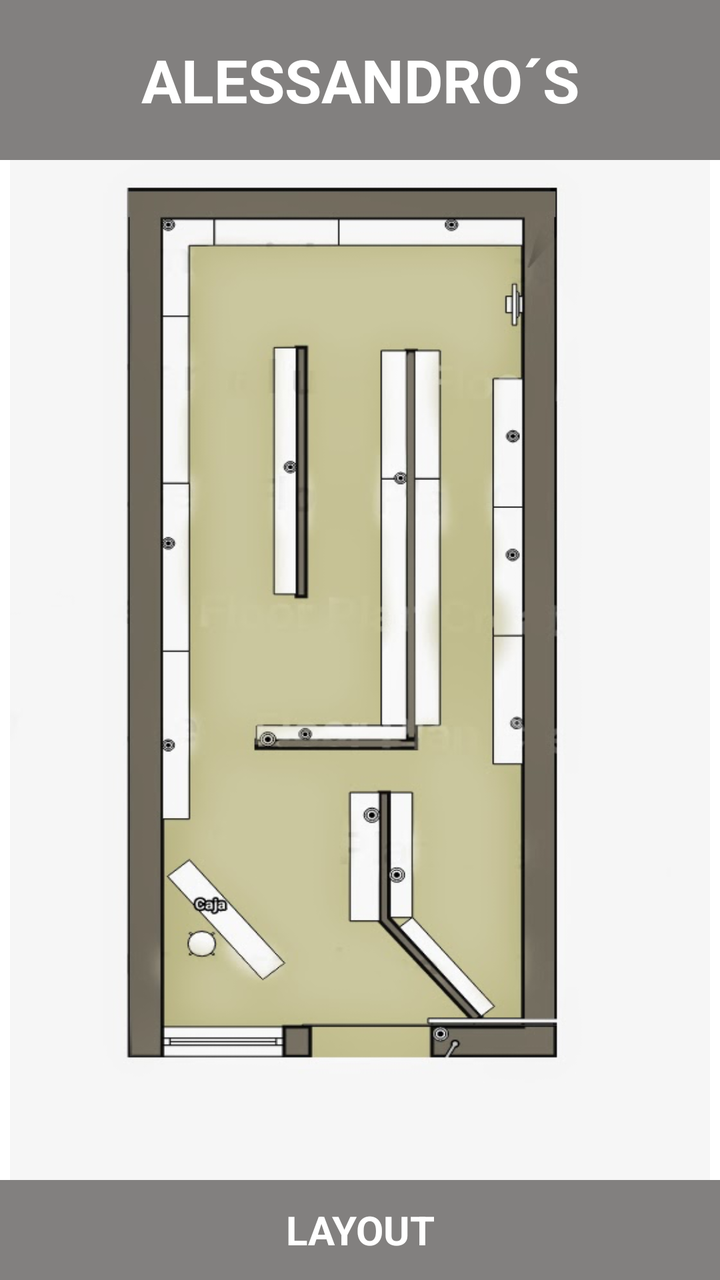
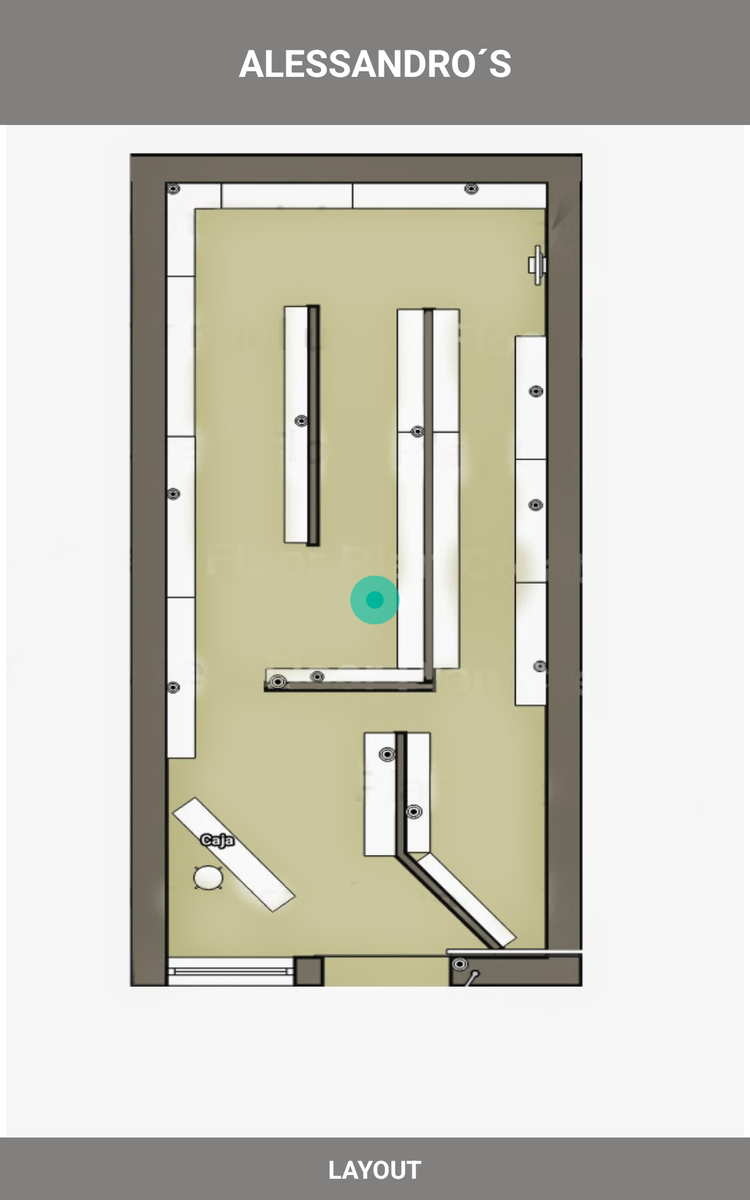

Two renders of one Android screen. The first uses the default layout on a phone; the second uses the alternative layout the repository ships for a different screen configuration, on a matching device. The two XML files are below.
<!-- AndroidManifest.xml: application theme AppBaseTheme -->
<!-- res/layout/fragment_store_map.xml -->
<?xml version="1.0" encoding="utf-8"?>
<FrameLayout xmlns:android="http://schemas.android.com/apk/res/android"
    android:background="@android:color/white"
    android:layout_width="match_parent"
    android:layout_height="match_parent">

    <ImageView
        android:layout_width="match_parent"
        android:layout_height="match_parent"
        android:paddingTop="40dp"
        android:paddingLeft="5dp"
        android:paddingRight="5dp"
        android:scaleType="fitXY"
        android:id="@+id/imageView9"
        android:src="@drawable/plano" />

    <TextView
        android:layout_width="match_parent"
        android:layout_height="80dp"
        android:gravity="center"
        android:textStyle="bold"
        android:textSize="30sp"
        android:background="#82807F"
        android:textColor="@android:color/white"
        android:text="ALESSANDRO´S" />

    <TextView
        android:layout_width="match_parent"
        android:layout_height="50dp"
        android:gravity="center"
        android:layout_gravity="bottom"
        android:textStyle="bold"
        android:textSize="20sp"
        android:background="#82807F"
        android:text="LAYOUT"
        android:textColor="@android:color/white"/>

</FrameLayout>
<!-- resources referenced by this layout -->
<resources>
  <!-- drawable plano: png bitmap (drawable-xhdpi, 137496 bytes) -->
  <!-- from res/values-v21/ -->
  <style name="AppBaseTheme" parent="android:Theme.Material.Light.DarkActionBar">
          <item name="android:colorPrimary">@color/blue_app</item>
          <item name="android:colorPrimaryDark">@color/blue</item>
          <item name="android:colorAccent">@color/white</item>
      </style>
  <color name="blue_app">#2196F3</color>
  <color name="blue">#2c64af</color>
  <color name="white">#FFFFFF</color>
</resources>
<!-- res/layout-large/fragment_store_map.xml (the repository's variant of the layout above) -->
<!-- drawn on a 7-inch tablet held upright -->
<?xml version="1.0" encoding="utf-8"?>
<FrameLayout xmlns:android="http://schemas.android.com/apk/res/android"
    android:background="@android:color/white"
    android:layout_width="match_parent"
    android:layout_height="match_parent">

    <ImageView
        android:layout_width="match_parent"
        android:layout_height="match_parent"
        android:paddingTop="40dp"
        android:paddingLeft="5dp"
        android:paddingRight="5dp"
        android:scaleType="fitXY"
        android:id="@+id/imageView9"
        android:src="@drawable/plano" />

    <ImageView
        android:layout_width="40dp"
        android:layout_height="40dp"
        android:layout_gravity="center"
        android:src="@drawable/slider"/>

    <TextView
        android:layout_width="match_parent"
        android:layout_height="100dp"
        android:gravity="center"
        android:textStyle="bold"
        android:textSize="30sp"
        android:background="#82807F"
        android:textColor="@android:color/white"
        android:text="ALESSANDRO´S" />

    <TextView
        android:layout_width="match_parent"
        android:layout_height="50dp"
        android:gravity="center"
        android:layout_gravity="bottom"
        android:textStyle="bold"
        android:textSize="20sp"
        android:background="#82807F"
        android:text="LAYOUT"
        android:textColor="@android:color/white"/>

</FrameLayout>
<!-- resources referenced by the variant -->
<!-- as a 7-inch tablet held upright resolves them -->
<resources>
  <!-- drawable plano: png bitmap (drawable-xhdpi, 137496 bytes) -->
  <!-- drawable slider: png bitmap (drawable-xxhdpi, 5330 bytes) -->
  <!-- from res/values-v21/ -->
  <style name="AppBaseTheme" parent="android:Theme.Material.Light.DarkActionBar">
          <item name="android:colorPrimary">@color/blue_app</item>
          <item name="android:colorPrimaryDark">@color/blue</item>
          <item name="android:colorAccent">@color/white</item>
      </style>
  <color name="blue_app">#2196F3</color>
  <color name="blue">#2c64af</color>
  <color name="white">#FFFFFF</color>
</resources>
